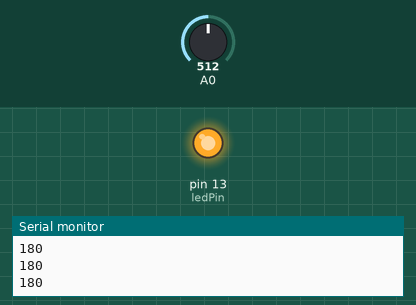
Simulated run of this program. Board: Arduino Uno, built with avr-gcc and run on an emulated ATmega328P. On the bench: output pins drawn as LEDs (lit = HIGH), the last lines printed to the serial monitor. The inputs (shaded band) are chosen by the test bench; at power-on: A0 = 512.

Above: at 1.2 s.
1.3 s: A0 set to 503
At 2.5 s:
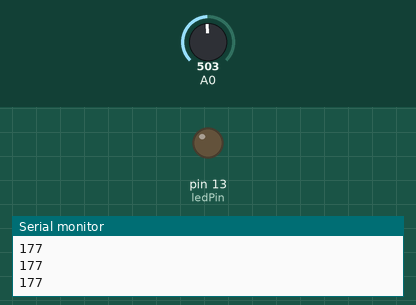
2.8 s: A0 set to 716
At 3.8 s:
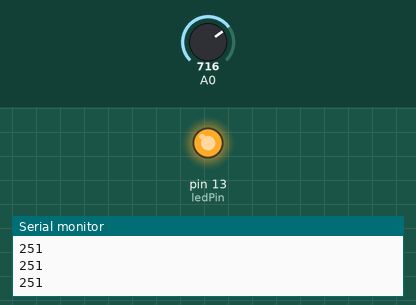
4.3 s: A0 set to 511
At 4.9 s:
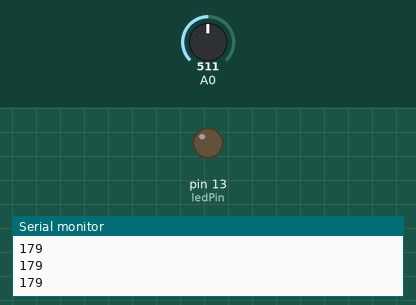
Timing chart, 0 to 7.3 s (numbered marks = the images above; inputs shaded):
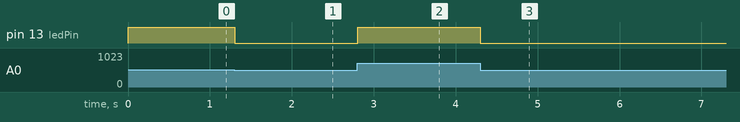

Measured:
- the behaviour switches between 512 and 511 on A0 (found by bisection; images 0 and 1)
- after the input at 1.3 s, pin 13 (ledPin): HIGH → LOW at once
- after the input at 2.8 s, pin 13 (ledPin): LOW → HIGH at once
- after the input at 4.3 s, pin 13 (ledPin): HIGH → LOW at once

The program:

main.cpp
```cpp
#include <Arduino.h>

#define ledPin 13

int sensorValue = 0;
int angulo = 0;

void setup() {
  Serial.begin(9600);
  pinMode(ledPin, OUTPUT);
  digitalWrite(ledPin, LOW);
}

void loop() {
  sensorValue = analogRead(A0);
  angulo = map(sensorValue, 0, 1023, 0, 360);
  if (angulo >= 180) {
    digitalWrite(ledPin, HIGH);
  } else {
    digitalWrite(ledPin, LOW);
  }

  Serial.println(angulo);
  delay(1);
}
```
